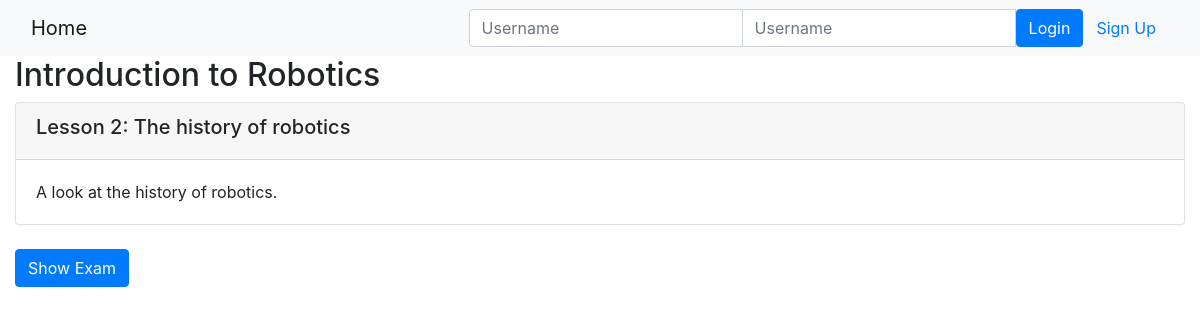
Before: /onlinecourse/1/ with the older database file.
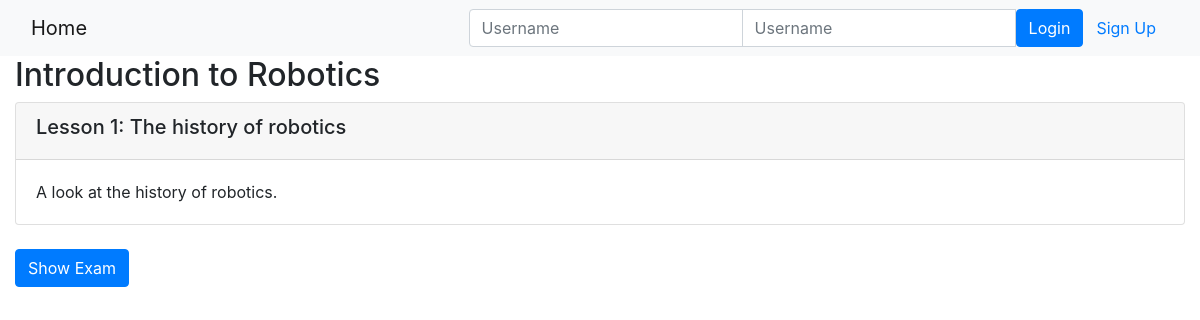
After: the same page with the newer database file.
### onlinecourse/models.py (models this page shows, shortened)
class Lesson(models.Model):
    title = models.CharField(max_length=200, default="title")
    order = models.IntegerField(default=0)
    course = models.ForeignKey(Course, on_delete=models.CASCADE)
    content = models.TextField()

### onlinecourse/views.py (the view)
# urls.py: path('<int:pk>/', views.CourseDetailView.as_view(), name='course_details'),
class CourseDetailView(generic.DetailView):
    model = Course
    template_name = 'onlinecourse/course_detail_bootstrap.html'

### onlinecourse/templates/onlinecourse/course_detail_bootstrap.html (shortened to what this page needs)
<!DOCTYPE html>
<html lang="en">
<head>
     {% load static %}
    <link rel="stylesheet" href="https://maxcdn.bootstrapcdn.com/bootstrap/4.5.2/css/bootstrap.min.css">
</head>
<body>
    <nav class="navbar navbar-light bg-light">
        <div class="container-fluid">
            <div class="navbar-header">
                  <a class="navbar-brand" href="{% url 'onlinecourse:index' %}">Home</a>
            </div>
            <ul class="nav navbar-nav navbar-right">
                {% if user.is_authenticated %}
                <li>
                    <a class="btn btn-link" href="#">{{ user.first_name }}({{ user.username }})</a>
                    <a class="btn btn-link" href="{% url 'onlinecourse:logout' %}">Logout</a>
                </li>
                {% else %}
                <li>
                    <form class="form-inline" action="{% url 'onlinecourse:login' %}" method="post">
                        <div class="input-group">
                            <input type="text" class="form-control" placeholder="Username" name="username" >
                            <input type="password" class="form-control" placeholder="Username" name="psw" >
                            <button class="btn btn-primary" type="submit">Login</button>
                            <a class="btn btn-link" href="{% url 'onlinecourse:registration' %}">Sign Up</a>
                        </div>
                    </form>
                </li>
                {% endif %}
            </ul>
        </div>
    </nav>
    <div class="container-fluid">
            <h2>{{ course.name }}</h2>
            <div class="card-columns-vertical">
                {% for lesson in course.lesson_set.all %}
                    <div class="card mt-1">
                        <div class="card-header"><h5>Lesson {{lesson.order|add:1}}: {{lesson.title}}</h5></div>
                        <div class="card-body">{{lesson.content}}</div>
                    </div>
                {% endfor %}
            </div>
            <br>
            <button type="button" class="btn btn-primary" data-toggle="collapse" data-target="#exam" id="showme" onclick="changeCaption()">Show Exam</button>
    </div>
</body>
</html>

Changed rows visible on the page:
changed Lesson "The history of robotics": order|add "2" → "1"
